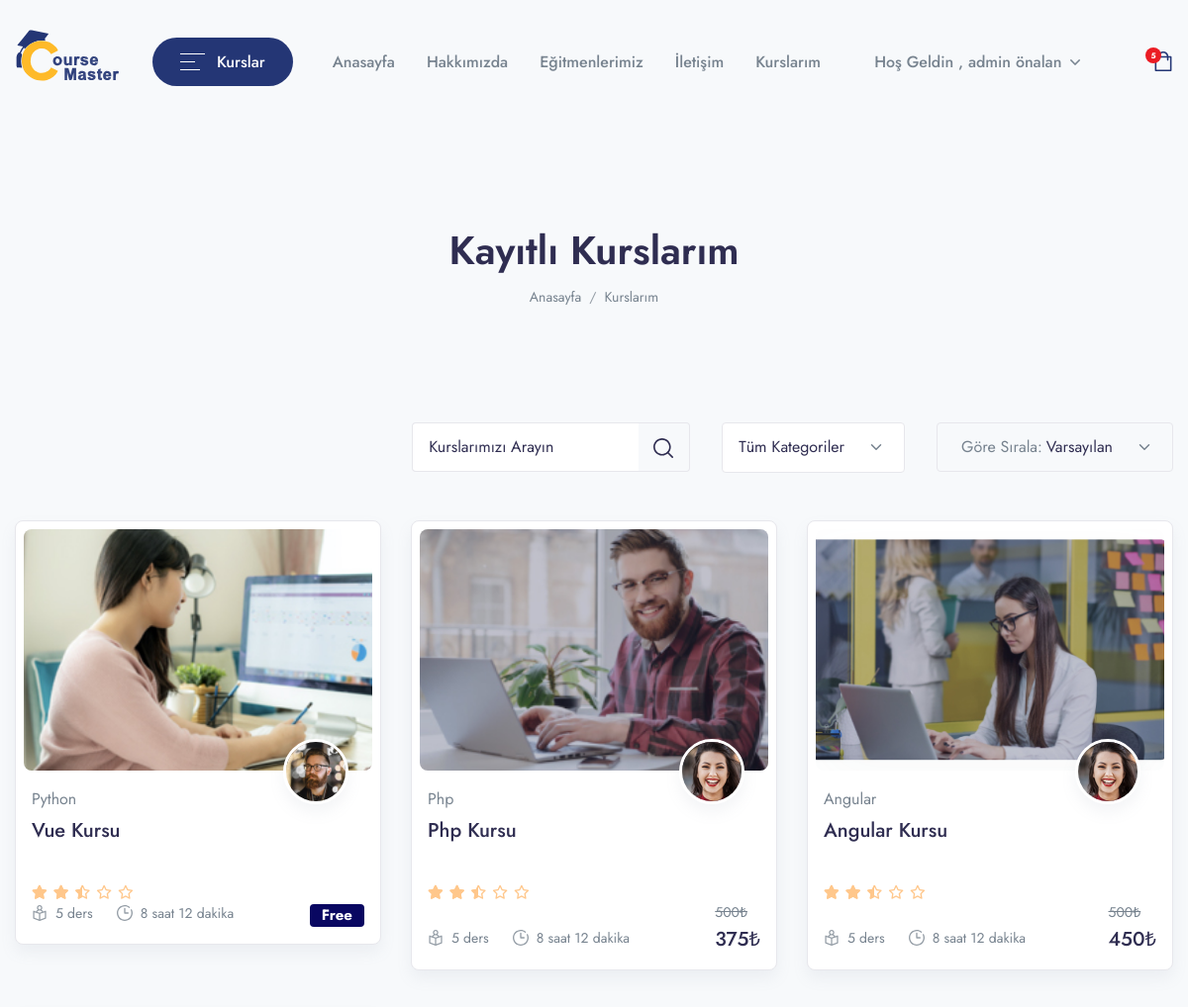
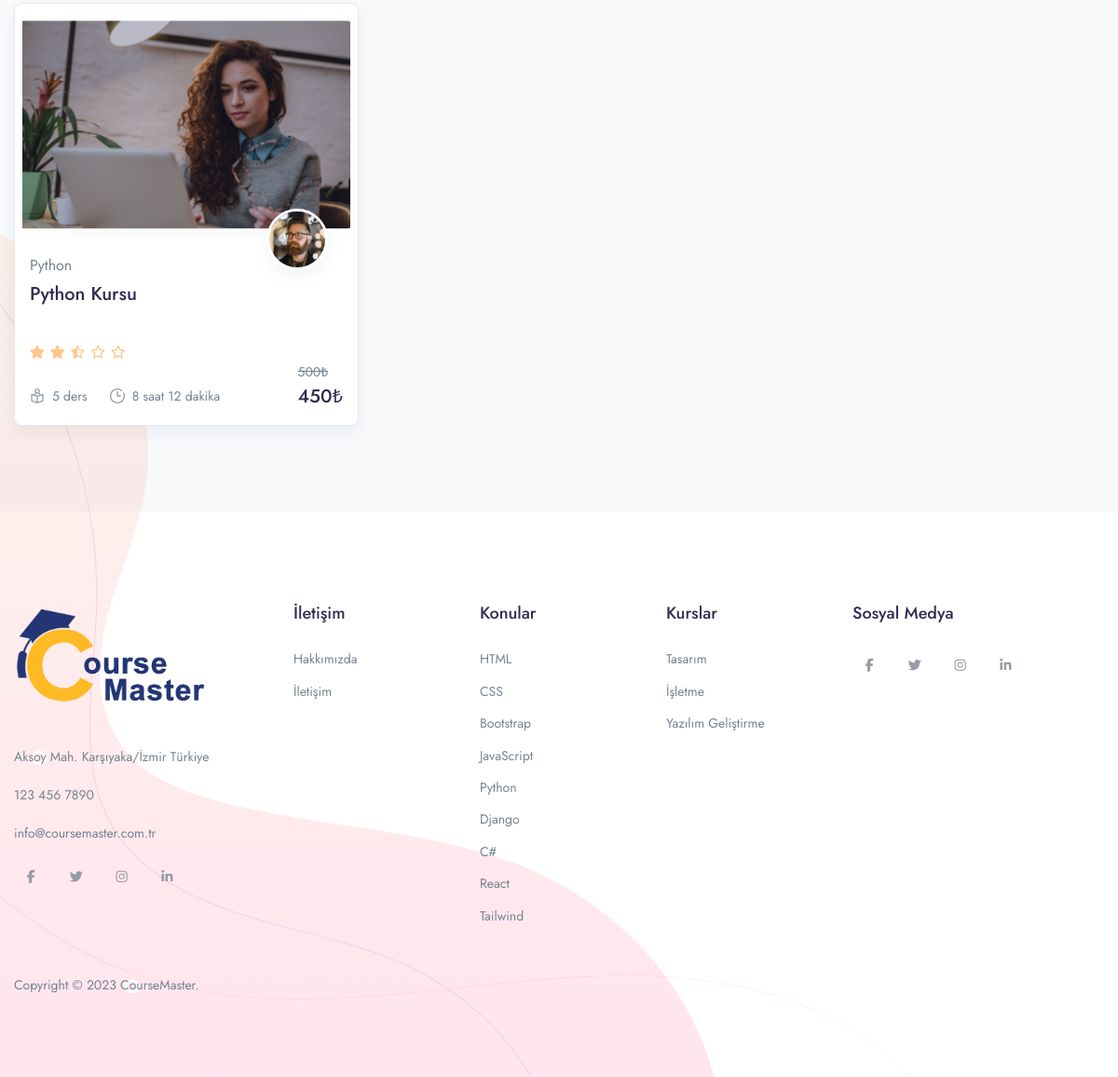
Before: /my-course (signed in) with the older database file (2 pictures, top to bottom).
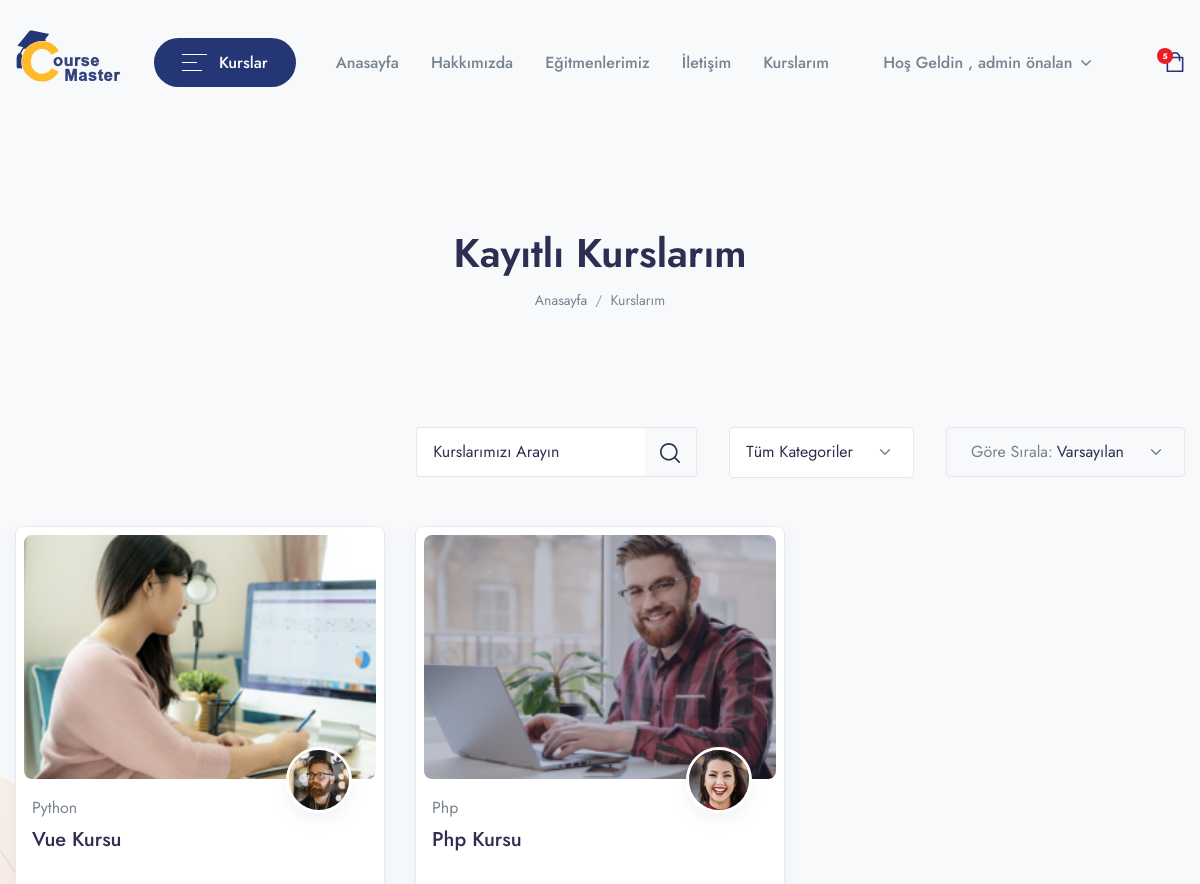
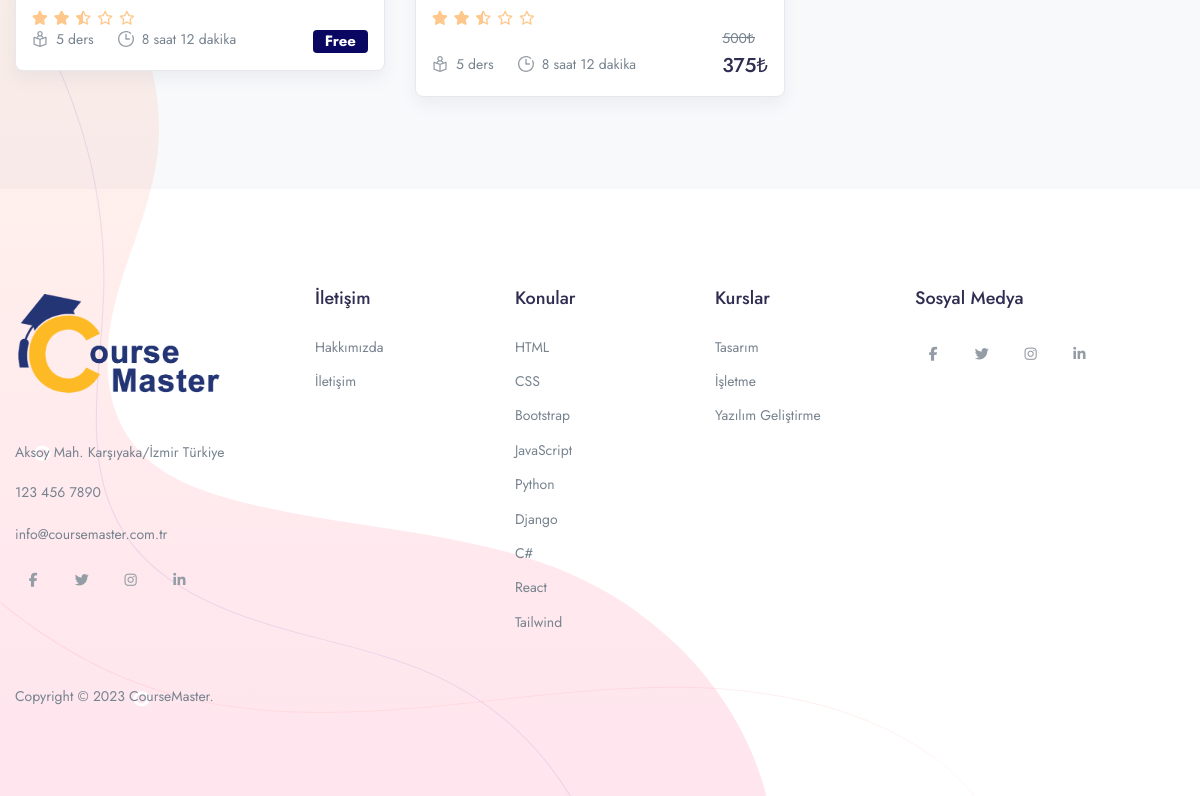
After: the same page with the newer database file (2 pictures, top to bottom).
### app/models.py (models this page shows, shortened)
class UserCource(models.Model):
    user=models.ForeignKey(User,on_delete=models.CASCADE)
    course=models.ForeignKey(Course,on_delete=models.CASCADE)
    paid=models.BooleanField(default=0)
    date=models.DateTimeField(auto_now_add=True)

class Course(models.Model):
    STATUS = (
        ('PUBLISH','PUBLISH'),
        ('DRAFT','DRAFT'),
    )
    featured_image = models.ImageField(upload_to="Media/featured_img",null=True)
    featured_video = models.CharField(max_length = 300, null=True)
    title = models.CharField(max_length=500)
    created_at = models.DateField(auto_now_add=True)
    author = models.ForeignKey(Author,on_delete=models.CASCADE,null=True)
    category =models.ForeignKey(Categories,on_delete=models.CASCADE)
    level=models.ForeignKey(Level,on_delete=models.CASCADE,null=True)
    description = models.TextField()
    price = models.IntegerField(null=True,default=0)
    discount = models.IntegerField(null=True)
    language=models.ForeignKey(Language,on_delete=models.CASCADE,null=True)
    Deadline=models.CharField(max_length=100,null=True)
    slug = models.SlugField(default='',max_length=500,null=True,blank=True)
    status=models.CharField(choices=STATUS,max_length=100,null=True)
    Certificate=models.CharField(null=True,max_length=100)

class Author(models.Model):
    author_profile = models.ImageField(upload_to="Media/author")
    name = models.CharField(max_length=100, null=True)
    about_author = models.TextField()

class Categories(models.Model):
    icon = models.CharField(max_length=200,null=True)
    name = models.CharField(max_length=200)

### CourseMasterApp/views.py (the view)
# urls.py: path('my-course',views.MY_COURSE,name='my_course'),
def MY_COURSE(request):
    course = UserCource.objects.filter(user = request.user)
    context = {
        'course': course
    }
    return render(request, 'course/my-course.html',context)

### app/templatetags/course_tags.py (called while the page is built)
@register.simple_tag
def discount_calculation(price,discount):
    if discount is None or discount == 0:
        return price
    sellprice = price
    sellprice = price - (price * discount/100)
    return math.floor(sellprice)

### templates/course/my-course.html (shortened to what the changed rows need)
{% extends 'base.html' %}
{% load course_tags %}
{%block content %}
<header class="py-8 py-md-11" style="background-image: none">
  <div class="container text-center py-xl-2">
    <h1 class="display-4 fw-semi-bold mb-0">Kayıtlı Kurslarım</h1>
  </div>
</header>
<div class="container pb-4 pb-xl-7">
  <div class="row row-cols-md-2 row-cols-xl-3 mb-6 mb-xl-3">
    {% for i in course %}
    <div
      class="col-md pb-4 pb-md-7"
    >
      <div class="card border shadow p-2 rounded-lg sk-fade">
        <div class="card-zoom position-relative">
          <a
            href="{{i.get_absolute_url}}"
            class="card-img sk-thumbnail img-ratio-9 d-block"
          >
            <img
              class="rounded shadow-light-lg"
              src="{{i.course.featured_image}}"
              alt="..."
            />
          </a>
        </div>
        <div class="card-footer px-2 pb-2 mb-1 pt-4 position-relative">
          <a href="{{i.get_absolute_url}}" class="d-block">
            <div
              class="avatar avatar-xl badge-float position-absolute top-0 right-0 mt-n6 me-5 rounded-circle shadow border border-white border-w-lg"
            >
              <img
                src="{{i.course.author.author_profile}}"
                alt="..."
                class="avatar-img rounded-circle"
              />
            </div>
          </a>
          <a href="course-single-v5.html"
            ><span class="mb-1 d-inline-block text-gray-800"
              >{{i.course.category.name}}</span
            ></a
          >
          <div class="position-relative">
            <a href="{{i.get_absolute_url}}" class="d-block stretched-link">
              <h4
                class="line-clamp-2 h-md-48 h-lg-58 me-md-6 me-lg-10 me-xl-4 mb-2"
              >
                {{i.course.title}}
              </h4>
            </a>
            <div class="d-lg-flex align-items-end flex-wrap mb-n1">
              <div class="star-rating mb-2 mb-lg-0 me-lg-3">
                <div class="rating" style="width: 50%"></div>
              </div>
            </div>
            <div class="row mx-n2 align-items-end">
              <div class="col px-2">
                <ul class="nav mx-n3">
                  <li class="nav-item px-3">
                    <div class="d-flex align-items-center">
                      <div class="me-2 d-flex icon-uxs text-secondary">
                      </div>
                      <div class="font-size-sm">5 ders</div>
                    </div>
                  </li>
                  <li class="nav-item px-3">
                    <div class="d-flex align-items-center">
                      <div class="me-2 d-flex icon-uxs text-secondary">
                      </div>
                      <div class="font-size-sm">8 saat 12 dakika</div>
                    </div>
                  </li>
                </ul>
              </div>
              {% if i.course.price == 0 %}
              <div class="col-auto px-2 text-right">
                <ins class="h4 mb-0 d-block mb-lg-n1">
                  <span class="badge badge-primary">Free</span>
                </ins>
              </div>
              {% else %}
              <div class="col-auto px-2 text-right">
                <del class="font-size-sm">{{i.course.price}}₺</del>
                <ins class="h4 mb-0 d-block mb-lg-n1">{% discount_calculation i.course.price i.course.discount %}₺</ins>
              </div>
              {% endif %}
            </div>
          </div>
        </div>
      </div>
    </div>
    {% endfor %}
  </div>
</div>
{% endblock %}

Changed rows visible on the page:
removed UserCource: course.featured_image (picture), course.author.author_profile (picture), course.category.name "Angular", course "Angular Kursu", course.price "500", course.discount "450"
removed UserCource: course.featured_image (picture), course.author.author_profile (picture), course.category.name "Python", course "Python Kursu", course.price "500", course.discount "450"
